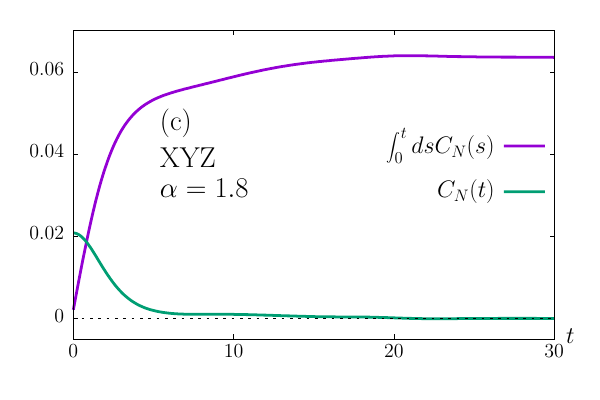

The gnuplot source for this figure:
set terminal epslatex standalone color size 6, 4
set output "fig5_xyz_8.tex"

set style line 2 lt 2 dt (2,4) lw 4

set tmargin 2
set bmargin 4
set rmargin 5
set lmargin 8

#set xtics format "%g"
set xtics 10
set ytics 0.02
set xrange [0:30]  # X軸の範囲を制限
set yrange [-0.005:0.07]

set key at graph 1.0, 0.7
set key spacing 3.0
#set title '$\alpha=1.8$' at graph 1.0, 1.0
#unset label

set xlabel offset 28 ,2.5 
set xlabel "$t$"

set label '(c)' at graph 0.18,0.7
set label 'XYZ' at graph 0.18,0.58
set label '$\alpha=1.8$' at graph 0.18,0.48

plot 'fort.52' u 1:2 w l lw 8 title "$\\int^t_0 ds C_N(s)$", \
     'fort.51' u 1:2 w l lw 8 title "$C_N(t)$", \
     0 w l linestyle 2 lc rgb "black" notitle


unset output